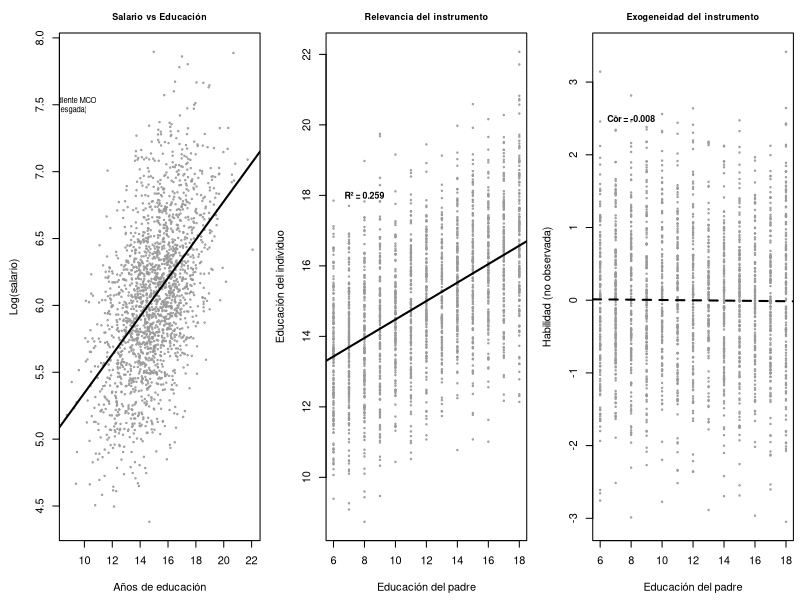
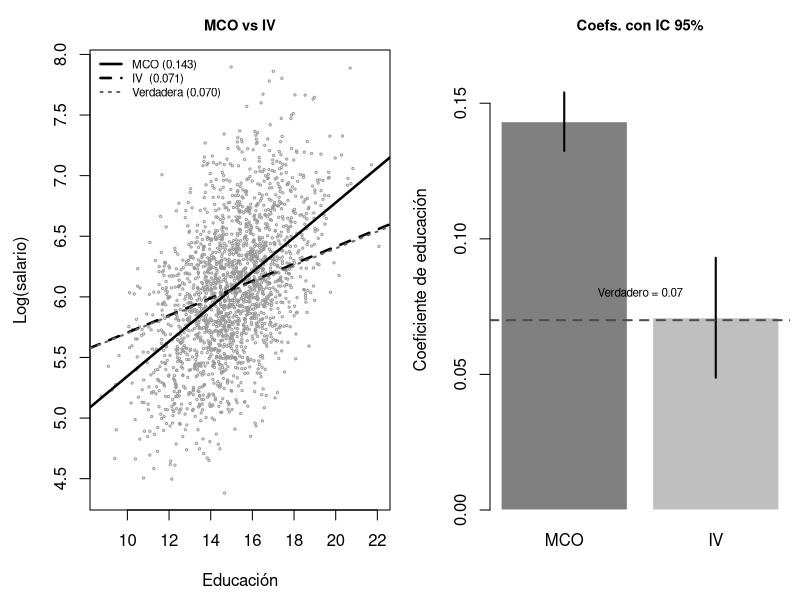

Generate these figures, in order, with R:
# =============================================================================
# TEMA 06 — Variables Instrumentales: MC2E y Diagnósticos
# =============================================================================
# Manual de Microeconometría — Carlos de Anta Puig
# Profesor de Econometría y Microeconometría — UNIR
# https://github.com/carlanta/MicroEconometrics  Versión 1.0 — 2026
#
# OBJETIVO: Ilustrar el problema de endogeneidad, la estimación IV/2SLS,
#           y la batería completa de diagnósticos, con datos simulados
#           donde se conoce el valor verdadero de los parámetros.
# INSTRUCCIONES: Session > Set Working Directory > To Source File Location
# =============================================================================

pausa <- function(msg="\n>>> Pulsa ENTER para continuar...") {
  if (interactive()) readline(msg) else Sys.sleep(0.5)
}
pkgs <- c("AER","lmtest","sandwich")
for (p in pkgs) if (!requireNamespace(p, quietly=TRUE)) install.packages(p, quiet=TRUE)
suppressPackageStartupMessages({ library(AER); library(lmtest); library(sandwich) })
.get_script_dir <- function() {
  args <- commandArgs(trailingOnly = FALSE)
  for (a in args) {
    if (startsWith(a, "--file=")) return(dirname(normalizePath(substring(a, 8))))
  }
  for (i in seq_len(sys.nframe())) {
    ofile <- tryCatch(sys.frame(i)$ofile, error = function(e) NULL)
    if (!is.null(ofile)) return(dirname(normalizePath(ofile)))
  }
  return(normalizePath("."))
}
.sdir <- .get_script_dir()
OUTPUT_DIR <- normalizePath(file.path(.sdir, "..", "output"), mustWork=FALSE)
if (!dir.exists(OUTPUT_DIR)) dir.create(OUTPUT_DIR, recursive=TRUE)

cat("\n================================================================\n")
cat("  TEMA 06 — Variables Instrumentales\n")
cat("================================================================\n\n")

# =============================================================================
# PARTE 1: SIMULACIÓN DIDÁCTICA CON PARÁMETROS CONOCIDOS
# =============================================================================

cat("--- SIMULACIÓN: MODELO CON ENDOGENEIDAD ---\n\n")
cat("  Generamos datos donde conocemos los parámetros verdaderos:\n")
cat("    salario = 5 + 0.07*educación + 0.4*habilidad + error\n")
cat("    educación = 12 + 0.8*habilidad + ruido\n")
cat("    La habilidad NO se observa → educación es endógena.\n")
cat("    Instrumento: educ_padre (correlaciona con educación, no con error)\n\n")

set.seed(2026)
n <- 2000
habilidad <- rnorm(n)
educ_padre <- sample(6:18, n, replace=TRUE)
educacion <- 12 + 0.25*educ_padre + 0.8*habilidad + rnorm(n, 0, 1.5)
salario <- 5 + 0.07*educacion + 0.4*habilidad + rnorm(n, 0, 0.3)

cat(sprintf("  n = %d observaciones\n", n))
cat(sprintf("  beta_verdadero (educación) = 0.07\n"))
cat(sprintf("  Cor(educación, habilidad) = %.3f (endogeneidad)\n",
            cor(educacion, habilidad)))
cat(sprintf("  Cor(educ_padre, educación) = %.3f (relevancia)\n",
            cor(educ_padre, educacion)))
cat(sprintf("  Cor(educ_padre, habilidad) = %.3f (exogeneidad: ~0)\n\n",
            cor(educ_padre, habilidad)))
pausa()

# --- ANÁLISIS EXPLORATORIO GRÁFICO ---
cat("\n--- ANÁLISIS EXPLORATORIO ---\n\n")

png(file.path(OUTPUT_DIR, "T06_eda.png"), width=2000, height=700, res=150)
par(mfrow=c(1,3), mar=c(4.5,4.5,2.5,0.5), cex.main=0.82)

# Panel 1: Salario vs Educación (relación contaminada)
plot(educacion, salario, pch=1, col=gray(0.6), cex=0.3,
     xlab="Años de educación", ylab="Log(salario)",
     main="Salario vs Educación")
abline(lm(salario ~ educacion), lwd=2, lty=1)
text(9, max(salario)*0.95, "Pendiente MCO\n(sesgada)", cex=0.7)

# Panel 2: Instrumento vs Endógena (relevancia)
plot(educ_padre, educacion, pch=1, col=gray(0.6), cex=0.3,
     xlab="Educación del padre", ylab="Educación del individuo",
     main="Relevancia del instrumento")
abline(lm(educacion ~ educ_padre), lwd=2, lty=1)
r2_1st <- summary(lm(educacion ~ educ_padre))$r.squared
text(8, 18, sprintf("R² = %.3f", r2_1st), cex=0.8, font=2)

# Panel 3: Instrumento vs Habilidad (exogeneidad)
plot(educ_padre, habilidad, pch=1, col=gray(0.6), cex=0.3,
     xlab="Educación del padre", ylab="Habilidad (no observada)",
     main="Exogeneidad del instrumento")
abline(lm(habilidad ~ educ_padre), lwd=2, lty=2)
text(8, 2.5, sprintf("Cor = %.3f", cor(educ_padre, habilidad)),
     cex=0.8, font=2)
dev.off()
cat("  Gráfico EDA: output/T06_eda.png\n")
cat("  Panel 1: La relación salario-educación tiene pendiente MCO inflada.\n")
cat("  Panel 2: educ_padre predice educación (relevancia confirmada).\n")
cat("  Panel 3: educ_padre apenas correlaciona con habilidad (exogeneidad).\n")
pausa()

# =============================================================================
# PARTE 2: ESTIMACIÓN MCO vs IV
# =============================================================================

cat("\n--- ESTIMACIÓN MCO (SESGADA) ---\n\n")
mco <- lm(salario ~ educacion)
s_mco <- summary(mco)
cat(sprintf("  Coef. educación (MCO): %.4f (EE = %.4f)\n",
            coef(mco)[2], s_mco$coef[2,2]))
cat(sprintf("  R² = %.4f\n", s_mco$r.squared))
cat(sprintf("\n  INTERPRETACIÓN: MCO estima que +1 año de educación\n"))
cat(sprintf("  aumenta el salario en %.1f%%. Pero el verdadero es 7.0%%.\n",
            100*coef(mco)[2]))
cat(sprintf("  Sesgo: +%.1f%% (MCO sobreestima en un %.0f%%).\n",
            100*(coef(mco)[2] - 0.07),
            100*(coef(mco)[2] - 0.07)/0.07))
cat("  La habilidad omitida infla el coeficiente de educación.\n")
pausa()

cat("\n--- PRIMERA ETAPA DE MC2E ---\n\n")
primera <- lm(educacion ~ educ_padre)
s_1st <- summary(primera)
cat(sprintf("  educación = %.2f + %.4f × educ_padre\n",
            coef(primera)[1], coef(primera)[2]))
cat(sprintf("  R² = %.4f\n", s_1st$r.squared))
cat(sprintf("  F = %.2f (umbral Staiger-Stock: F > 10)\n",
            s_1st$fstatistic[1]))
if (s_1st$fstatistic[1] > 10) {
  cat("  ✓ INSTRUMENTO FUERTE. La primera etapa es sólida.\n")
} else {
  cat("  ✗ INSTRUMENTO DÉBIL. Los resultados IV no son fiables.\n")
}
cat(sprintf("\n  INTERPRETACIÓN: Por cada año adicional de educación del padre,\n"))
cat(sprintf("  la educación del hijo aumenta en %.2f años.\n",
            coef(primera)[2]))
pausa()

cat("\n--- ESTIMACIÓN IV / MC2E ---\n\n")
iv <- ivreg(salario ~ educacion | educ_padre)
s_iv <- summary(iv, diagnostics=TRUE)
cat(sprintf("  Coef. educación (IV): %.4f (EE = %.4f)\n",
            coef(iv)[2], s_iv$coef[2,2]))
cat(sprintf("\n  COMPARACIÓN:\n"))
cat(sprintf("    MCO:       %.4f (sesgado)\n", coef(mco)[2]))
cat(sprintf("    IV:        %.4f (corregido)\n", coef(iv)[2]))
cat(sprintf("    Verdadero: 0.0700\n"))
cat(sprintf("\n  IV se acerca mucho más al valor verdadero que MCO.\n"))
cat(sprintf("  El error estándar IV (%.4f) es mayor que MCO (%.4f):\n",
            s_iv$coef[2,2], s_mco$coef[2,2]))
cat("  este es el precio de la consistencia.\n")
pausa()

# --- GRÁFICO: MCO vs IV ---
png(file.path(OUTPUT_DIR, "T06_mco_vs_iv.png"), width=1400, height=700, res=150)
par(mfrow=c(1,2), mar=c(4.5,4.5,2.5,0.5), cex.main=0.88)

# Panel 1: Rectas MCO vs IV
plot(educacion, salario, pch=1, col=gray(0.6), cex=0.3,
     xlab="Educación", ylab="Log(salario)", main="MCO vs IV")
abline(mco, lwd=2.5, lty=1)
abline(iv, lwd=2.5, lty=2)
abline(a=5+0.4*mean(habilidad), b=0.07, lwd=2, lty=3, col=gray(0.4))
legend("topleft",
       c(sprintf("MCO (%.3f)", coef(mco)[2]),
         sprintf("IV  (%.3f)", coef(iv)[2]),
         "Verdadera (0.070)"),
       lty=c(1,2,3), lwd=c(2.5,2.5,2), col=c("black","black",gray(0.4)),
       cex=0.7, bty="n")

# Panel 2: Comparación de coeficientes con IC
coefs <- c(coef(mco)[2], coef(iv)[2])
ses <- c(s_mco$coef[2,2], s_iv$coef[2,2])
bp <- barplot(coefs, names.arg=c("MCO","IV"), col=gray(c(0.5,0.75)),
              border="white", ylim=c(0, max(coefs+2*ses)*1.1),
              ylab="Coeficiente de educación", main="Coefs. con IC 95%")
segments(bp, coefs-1.96*ses, bp, coefs+1.96*ses, lwd=2)
abline(h=0.07, lty=2, lwd=2, col=gray(0.3))
text(mean(bp), 0.075, "Verdadero = 0.07", cex=0.7, pos=3)
dev.off()
cat("\n  Gráfico: output/T06_mco_vs_iv.png\n")
pausa()

# =============================================================================
# PARTE 3: DIAGNÓSTICOS COMPLETOS
# =============================================================================

cat("\n--- DIAGNÓSTICOS DE LA ESTIMACIÓN IV ---\n\n")

cat("  1. TEST DE INSTRUMENTOS DÉBILES\n")
cat("     (F de la primera etapa)\n\n")
f1st <- s_1st$fstatistic[1]
cat(sprintf("     F = %.2f\n", f1st))
cat(sprintf("     Umbral Staiger-Stock: F > 10\n"))
if (f1st > 10) {
  cat(sprintf("     ✓ Instrumento FUERTE (F = %.0f >> 10).\n", f1st))
  cat("       Los resultados IV son fiables.\n\n")
} else {
  cat("     ✗ Instrumento DÉBIL. Los resultados IV pueden tener\n")
  cat("       sesgo en muestras finitas peor que MCO.\n\n")
}
pausa()

cat("  2. TEST DE ENDOGENEIDAD (Wu-Hausman)\n")
cat("     H0: educación es exógena (MCO es consistente)\n")
cat("     H1: educación es endógena (solo IV es consistente)\n\n")
# Test manual con residuos de primera etapa
res_1st <- residuals(primera)
hausman_aux <- lm(salario ~ educacion + res_1st)
p_haus <- summary(hausman_aux)$coefficients["res_1st",4]
t_haus <- summary(hausman_aux)$coefficients["res_1st",3]
cat(sprintf("     t(residuos 1ª etapa) = %.3f\n", t_haus))
cat(sprintf("     p-valor = %.4f\n", p_haus))
if (p_haus < 0.05) {
  cat("     ✓ Se RECHAZA H0: educación ES endógena.\n")
  cat("       IV es necesario. MCO está sesgado.\n\n")
} else {
  cat("     ✗ No se rechaza H0. No hay evidencia de endogeneidad.\n")
  cat("       MCO podría ser suficiente (y más eficiente).\n")
  cat("       NOTA: Sabemos que SÍ hay endogeneidad por construcción.\n")
  cat("       El test puede carecer de potencia en esta muestra.\n\n")
}
pausa()

cat("  3. ERRORES ROBUSTOS (heterocedasticidad)\n\n")
rob_iv <- coeftest(iv, vcov=vcovHC(iv, type="HC1"))
cat(sprintf("     %-12s | %9s %9s %9s %10s\n",
            "","Coef.","EE conv.","EE rob.","p rob."))
cat(sprintf("     %s\n", paste(rep("-",56), collapse="")))
cat(sprintf("     %-12s | %9.4f %9.4f %9.4f %10.6f\n",
            "educación", coef(iv)[2], s_iv$coef[2,2],
            rob_iv[2,2], rob_iv[2,4]))
cat("\n     Los errores robustos corrigen por heterocedasticidad.\n")
cat("     Si difieren mucho de los convencionales, hay heterocedasticidad.\n")
pausa()

# =============================================================================
# PARTE 4: RESUMEN Y GUÍA DE COMANDOS R
# =============================================================================

cat("\n================================================================\n")
cat("  RESUMEN DEL ANÁLISIS\n")
cat("================================================================\n\n")
cat(sprintf("  Valor verdadero:  beta_educ = 0.0700\n"))
cat(sprintf("  Estimación MCO:   beta_educ = %.4f (sesgo: +%.0f%%)\n",
            coef(mco)[2], 100*(coef(mco)[2]-0.07)/0.07))
cat(sprintf("  Estimación IV:    beta_educ = %.4f\n", coef(iv)[2]))
cat(sprintf("  F primera etapa:  %.1f (>> 10, instrumento fuerte)\n", f1st))
cat(sprintf("  Wu-Hausman p:     %.4f\n", p_haus))
cat("\n  MCO confunde el efecto de la educación con el de la habilidad.\n")
cat("  IV corrige el sesgo usando solo la variación exógena del instrumento.\n")

cat("\n\n--- GUÍA DE COMANDOS R PARA IV ---\n\n")

cat("  ivreg(y ~ x_endog + w | z + w, data)\n")
cat("    Estima IV/2SLS. A la izquierda de | la ecuación estructural;\n")
cat("    a la derecha, instrumentos + exógenas. Las exógenas van a ambos lados.\n\n")

cat("  summary(modelo_iv, diagnostics = TRUE)\n")
cat("    Muestra coeficientes, EE, y además tres diagnósticos:\n")
cat("    - Weak instruments: F de la 1ª etapa (> 10)\n")
cat("    - Wu-Hausman: test de endogeneidad (p < 0.05 → IV necesario)\n")
cat("    - Sargan: validez de instrumentos (solo con sobreidentificación)\n\n")

cat("  coeftest(modelo_iv, vcov = vcovHC(modelo_iv, type='HC1'))\n")
cat("    Errores robustos a heterocedasticidad para IV.\n\n")

cat("================================================================\n")
cat("  Fin del script T06\n")
cat("================================================================\n")
